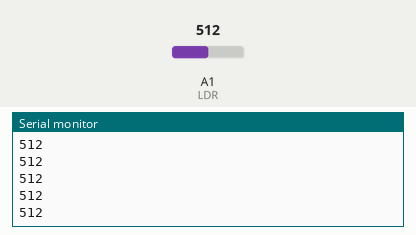
A sketch run on a simulated Arduino Uno, built with avr-gcc and run on an emulated ATmega328P. On the bench: the last lines printed to the serial monitor. The inputs (shaded band) are chosen by the test bench; at power-on: A1 (LDR) = 512.

Above: at 1.2 s.
1.3 s: A1 (LDR) set to 390
At 1.56 s:
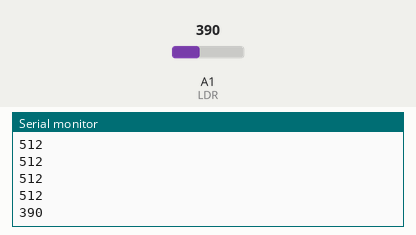
2.8 s: A1 (LDR) set to 410
At 2.96 s:
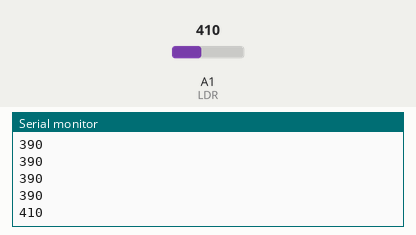
Timing chart, 0 to 5.8 s (numbered marks = the images above; inputs shaded):
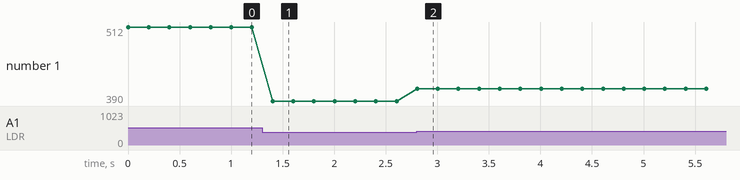

Measured:
- after the input at 1.3 s, the serial monitor: prints a new line after 0.10 s (image 1)
- after the input at 2.8 s, the serial monitor: prints a new line at once (image 2)
- plotted number 1: 512 → 390 after the input at 1.3 s, 390 → 410 after the input at 2.8 s

The sketch:

LDR_Relay.ino
```cpp
/*  Arduino program 7 to Read input and Print on Serial Monitor
 *  Date: 19th Nov 17
 *  @BML Munjal University, Arduino 101 Workshop
 */
#define LDR A1  //define LDR at analog pin A1
#define CFL 2   //define relay at digital pin 2
int sensorValue = 0;  // variable to store the value coming from the sensor

void setup() {
  Serial.begin(9600);  //define baud rate to 9600

}

void loop() {
  sensorValue = analogRead(LDR);  // read value of LDR
  Serial.println(sensorValue);   // print value of LDR on serial monitor
  delay(200);
  if(sensorValue < 400)    //conditional statement to switch on the CFL
  digitalWrite(CFL, HIGH);
  else
  digitalWrite(CFL, LOW);

}
```
